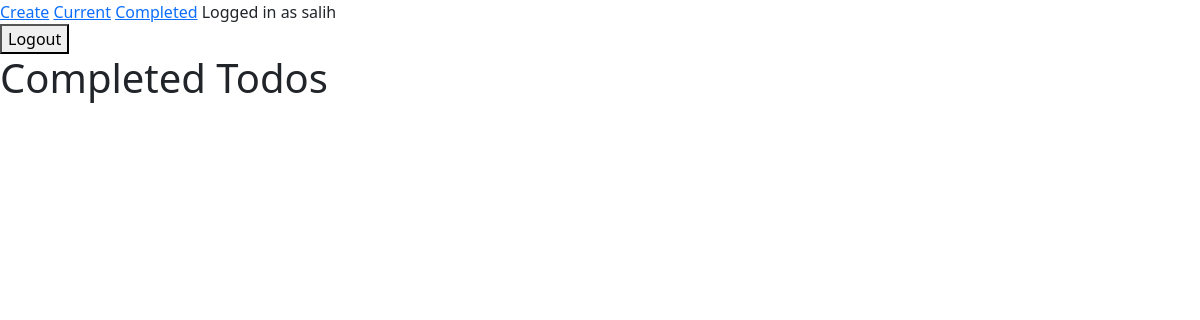
The page /completed/ (signed in) on the database as committed earlier.
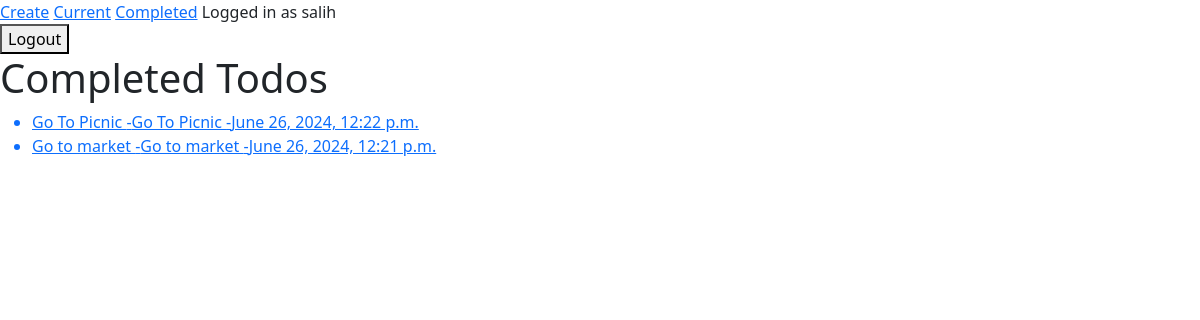
The same page on the database as committed later.
### todo/models.py (models this page shows, shortened)
class Todo(models.Model):
    title = models.CharField(max_length=100)
    memo = models.TextField(blank=True)
    created = models.DateTimeField(auto_now_add=True)
    dateCompleted = models.DateTimeField(null=True,blank=True)
    important = models.BooleanField(default=False)
    user = models.ForeignKey(User,on_delete=models.CASCADE)

### todo/views.py (the view)
# urls.py: path('completed/',views.completedtodos,name='completedtodos'),
def completedtodos(request):
    todos = Todo.objects.filter(user=request.user, dateCompleted__isnull=False).order_by('-dateCompleted')
    return render(request, 'todo/completedtodos.html',{'todos':todos})

### todo/templates/todo/completedtodos.html (shortened to what this page needs)
{%extends 'todo/base.html' %}
{%block content%}
<h1>Completed Todos</h1>
<ul>
    {% for todo in todos%}
    <a href="{% url 'viewtodo' todo.id %}">
    <li> {%if todo.important%} <b>{%endif%}
         {{todo.title}}
         {% if todo.memo %}
            -{{todo.memo}}
         {% endif %}
         -{{todo.dateCompleted}}
    </li>
    </a>
    {%endfor%}
</ul>
{%endblock%}

Rows that differ between the two databases and show on the page:
now on this page (row edited): Todo: title "Go To Picnic", memo "Go To Picnic", dateCompleted "June 26, 2024, 12:22 p.m."
now on this page (row edited): Todo: title "Go to market", memo "Go to market", dateCompleted "June 26, 2024, 12:21 p.m."
